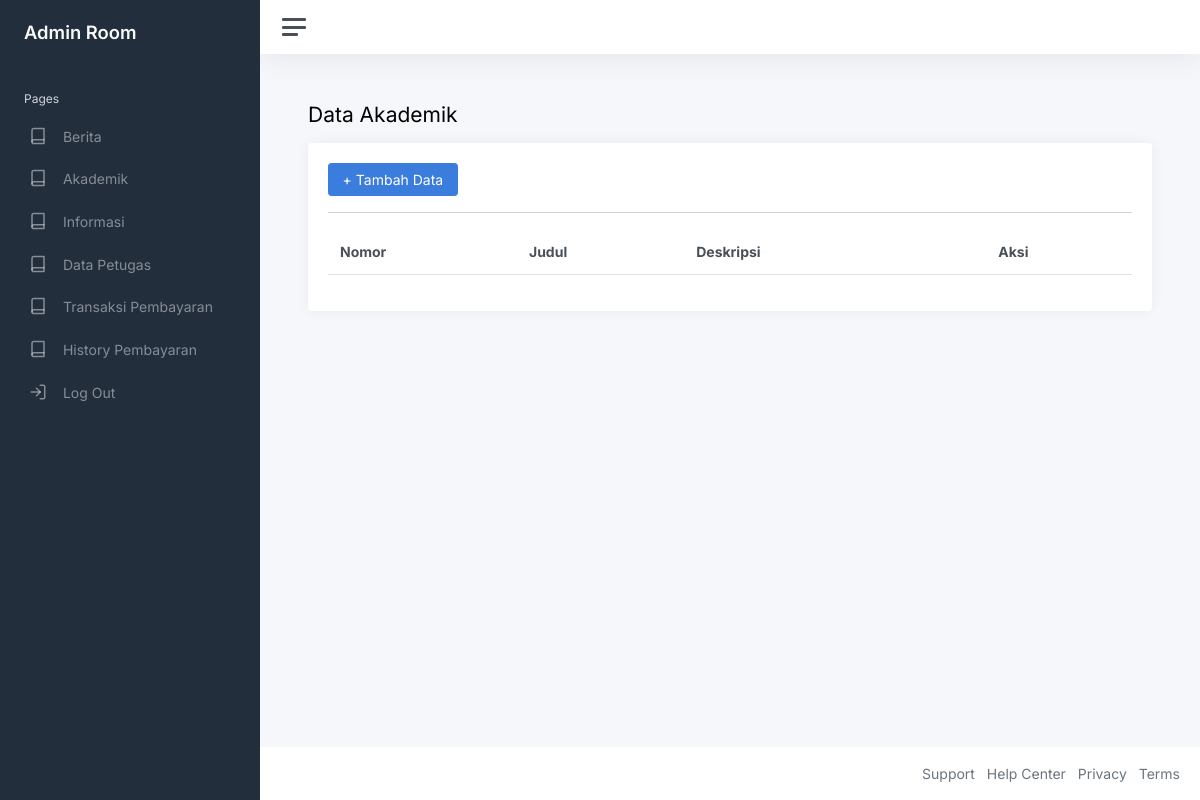
/01-ummetro/index.php?page=akademik (signed in), run on an earlier commit of the app's database.
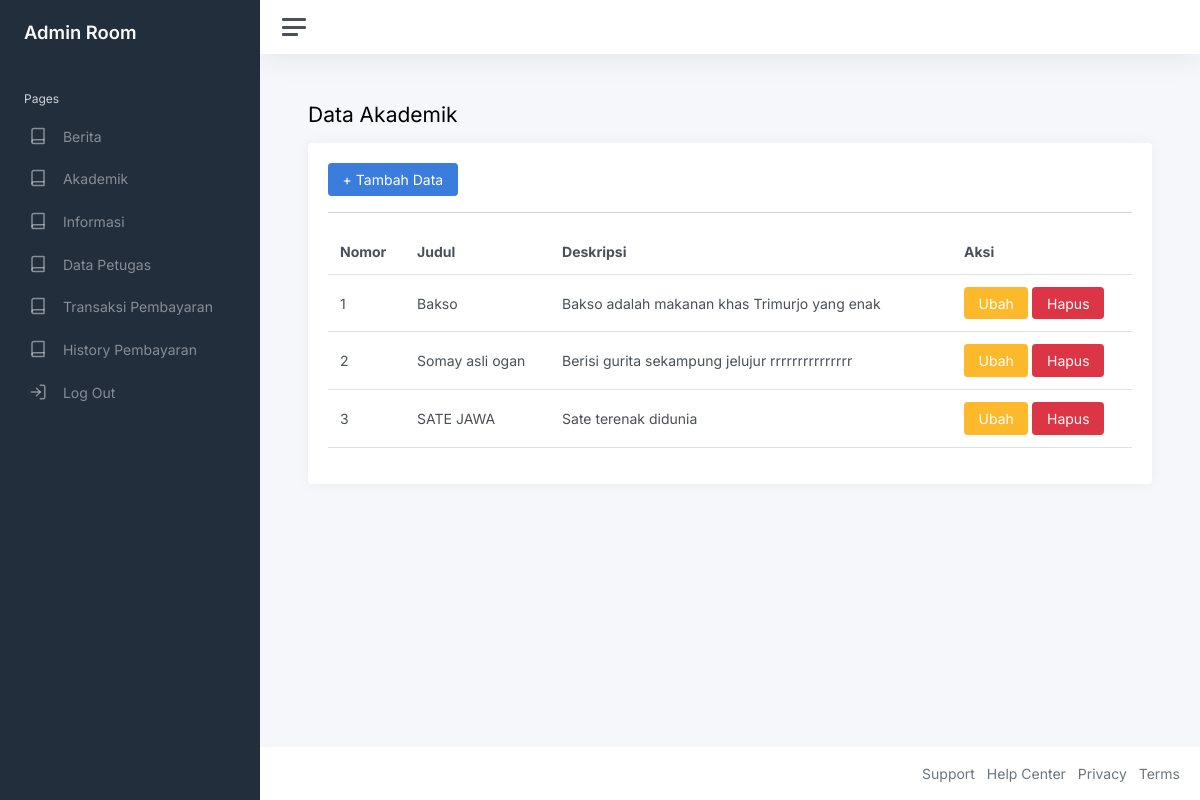
And on a later commit of the database.
### tables this page shows
CREATE TABLE `akademik` (
  `id_akademik` int(11) NOT NULL,
  `judul_akademik` varchar(225) DEFAULT NULL,
  `deskripsi_akademik` varchar(225) DEFAULT NULL
);

### 01-ummetro/akademik.php (the view)
<h1 class="h3 mb-3">Data Akademik</h1>
<div class="row">
    <div class="col-12">
        <div class="card">
            <div class="card-body">
                <a href="?page=tambah_akademik" class="btn btn-primary">+ Tambah Data</a><hr>
                <table class="table">
                    <tr>
                        <th>Nomor</th>
                        <th>Judul</th>
                        <th>Deskripsi</th>
                        <th></th>
                        <th>Aksi</th>
                    </tr>
                    <?php
                    $i = 1;
                    $query = mysqli_query($konek, "SELECT*FROM akademik");
                    while ($data = mysqli_fetch_array($query)) {
                        ?>
                        <tr>
                            <td><?php echo $i; ?></td>
                            <td><?php echo $data['judul_akademik']; ?></td>
                            <td><?php echo $data['deskripsi_akademik']; ?></td>
                            <td></td>
                            <td>
                                <a href="?page=ubah_akademik&id=<?php echo $data['id_akademik']; ?>" class="btn btn-warning">Ubah</a>
                                <a href="?page=hapus_akademik&id=<?php echo $data['id_akademik']; ?>" class="btn btn-danger">Hapus</a>
                            </td>
                        </tr>
                        <?php
                    $i++;
                    }
                    ?>
                </table>
            </div>
        </div>
    </div>
</div>

### 01-ummetro/index.php (shortened to what this page needs)
<!DOCTYPE html>
<html lang="en">
<head>
	<link href="css/app.css" rel="stylesheet">
</head>
<body>
	<div class="wrapper">
		<nav id="sidebar" class="sidebar js-sidebar">
			<div class="sidebar-content js-simplebar">
				<a class="sidebar-brand" href="index.html">
          <span class="align-middle">Admin Room</span>
        </a>
				<ul class="sidebar-nav">
					<li class="sidebar-header">
						Pages
					</li>
					<li class="sidebar-item">
						<a class="sidebar-link" href="index.php?page=berita">
              <i class="align-middle" data-feather="book"></i> <span class="align-middle">Berita</span>
            </a>
					</li>
					<li class="sidebar-item">
						<a class="sidebar-link" href="index.php?page=akademik">
              <i class="align-middle" data-feather="book"></i> <span class="align-middle">Akademik</span>
            </a>
					</li>
					<li class="sidebar-item">
						<a class="sidebar-link" href="index.php?page=informasi">
              <i class="align-middle" data-feather="book"></i> <span class="align-middle">Informasi</span>
            </a>
					</li>
					<li class="sidebar-item">
						<a class="sidebar-link" href="index.php?page=petugas">
              <i class="align-middle" data-feather="book"></i> <span class="align-middle">Data Petugas</span>
            </a>
					</li>
					<li class="sidebar-item">
						<a class="sidebar-link" href="index.php?page=pembayaran">
              <i class="align-middle" data-feather="book"></i> <span class="align-middle">Transaksi Pembayaran</span>
            </a>
					</li>
					<li class="sidebar-item">
						<a class="sidebar-link" href="index.php?page=history">
              <i class="align-middle" data-feather="book"></i> <span class="align-middle">History Pembayaran</span>
            </a>
					</li>
					<li class="sidebar-item">
						<a class="sidebar-link" href="logoutt.php">
              <i class="align-middle" data-feather="log-in"></i> <span class="align-middle">Log Out</span>
            </a>
					</li>
			</div>
		</nav>
		<div class="main">
			<nav class="navbar navbar-expand navbar-light navbar-bg">
				<a class="sidebar-toggle js-sidebar-toggle">
          <i class="hamburger align-self-center"></i>
        </a>
			</nav>
			<main class="content">
				<div class="container-fluid p-0">
                <?php
                $page = isset($_GET['page']) ? $_GET['page'] : 'home';
                include $page . '.php';
                ?>
				</div>
			</main>
			<footer class="footer">
				<div class="container-fluid">
					<div class="row text-muted">
						<div class="col-6 text-start">
						</div>
						<div class="col-6 text-end">
							<ul class="list-inline">
								<li class="list-inline-item">
									<a class="text-muted" href="https://adminkit.io/" target="_blank">Support</a>
								</li>
								<li class="list-inline-item">
									<a class="text-muted" href="https://adminkit.io/" target="_blank">Help Center</a>
								</li>
								<li class="list-inline-item">
									<a class="text-muted" href="https://adminkit.io/" target="_blank">Privacy</a>
								</li>
								<li class="list-inline-item">
									<a class="text-muted" href="https://adminkit.io/" target="_blank">Terms</a>
								</li>
							</ul>
						</div>
					</div>
				</div>
			</footer>
		</div>
	</div>
</body>
</html>

What changed in the data, as far as the page shows it:
added akademik: judul_akademik "Bakso", deskripsi_akademik "Bakso adalah makanan khas Trimurjo yang enak"
added akademik: judul_akademik "Somay asli ogan", deskripsi_akademik "Berisi gurita sekampung jelujur rrrrrrrrrrrrrrr"
added akademik: judul_akademik "SATE JAWA", deskripsi_akademik "Sate terenak didunia"
